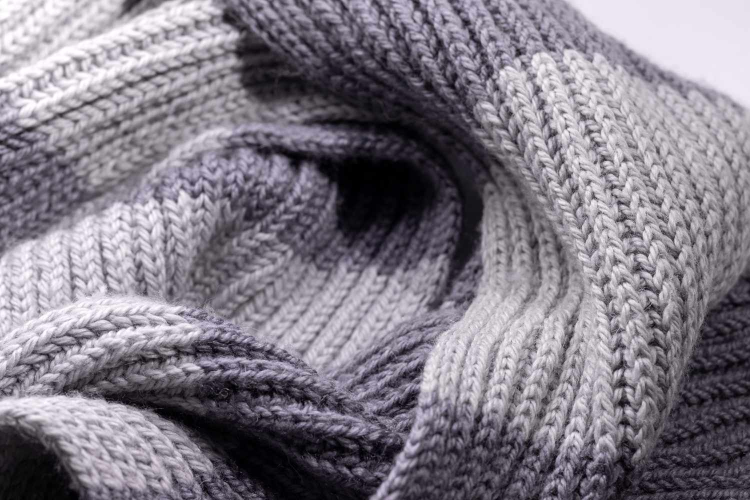
#> input picture unused/acrylic1.jpg, 1500 x 1000 px (shown at 1/2 size)
$ python -i predict_v2.py   (imports and definitions only)   (older library calls are emulated)
#> lines starting #> are read from the running program, lines starting #| are printed output that depends on the picture
import os
import cv2
import numpy as np
from skimage import feature
from skimage.filters import gabor
from skimage.color import rgb2gray
import joblib
import tkinter as tk
from tkinter import filedialog, messagebox
from PIL import Image, ImageTk

# Konstanta
IMG_SIZE = 224

# Kelas untuk ekstraksi fitur (salin dari kode asli)
class TextureFeatureExtractor:
    """Ekstraksi fitur tekstur untuk klasifikasi kain"""
    def __init__(self):
        self.scaler = None

    def extract_glcm_features(self, image):
        gray = rgb2gray(image) if len(image.shape) == 3 else image
        gray = (gray * 255).astype(np.uint8)
        distances = [1, 2, 3]
        angles = [0, 45, 90, 135]
        properties = ['contrast', 'correlation', 'homogeneity', 'energy']
        features = []
        for distance in distances:
            for angle in angles:
                glcm = feature.graycomatrix(gray, [distance], [np.radians(angle)],
                                            levels=256, symmetric=True, normed=True)
                for prop in properties:
                    features.append(feature.graycoprops(glcm, prop)[0, 0])
        return np.array(features)

    def extract_lbp_features(self, image):
        gray = rgb2gray(image) if len(image.shape) == 3 else image
        gray = (gray * 255).astype(np.uint8)
        radius = 3
        n_points = 8 * radius
        lbp = feature.local_binary_pattern(gray, n_points, radius, method='uniform')
        hist, _ = np.histogram(lbp.ravel(), bins=n_points + 2,
                               range=(0, n_points + 2), density=True)
        return hist

    def extract_gabor_features(self, image):
        gray = rgb2gray(image) if len(image.shape) == 3 else image
        features = []
        frequencies = [0.1, 0.3, 0.5]
        angles = [0, 45, 90, 135]
        for freq in frequencies:
            for angle in angles:
                filt_real, _ = gabor(gray, frequency=freq, theta=np.radians(angle))
                features.extend([
                    np.mean(filt_real),
                    np.var(filt_real),
                    np.std(filt_real)
                ])
        return np.array(features)

    def extract_color_features(self, image):
        if len(image.shape) == 3:
            features = []
            for channel in range(3):
                channel_data = image[:, :, channel].flatten()
                features.extend([
                    np.mean(channel_data),
                    np.std(channel_data),
                    np.mean((channel_data - np.mean(channel_data)) ** 3)
                ])
            for channel in range(3):
                hist, _ = np.histogram(image[:, :, channel], bins=32, range=(0, 1))
                features.extend(hist / np.sum(hist))
            return np.array(features)
        else:
            gray_data = image.flatten()
            features = [
                np.mean(gray_data),
                np.std(gray_data),
                np.mean((gray_data - np.mean(gray_data)) ** 3)
            ]
            hist, _ = np.histogram(image, bins=32, range=(0, 1))
            features.extend(hist / np.sum(hist))
            return np.array(features)

    def extract_all_features(self, image):
        glcm_features = self.extract_glcm_features(image)
        lbp_features = self.extract_lbp_features(image)
        gabor_features = self.extract_gabor_features(image)
        color_features = self.extract_color_features(image)
        return np.concatenate([glcm_features, lbp_features, gabor_features, color_features])

# [17 lines left out: function predict_new_image, not called in this run]

class FabricClassifierGUI:
    # [71 lines left out: functions __init__, select_image, main, not called in this run]

# [2 lines not run here, left out]

>>> import cv2
>>> picture = cv2.cvtColor(cv2.imread('acrylic1.jpg'), cv2.COLOR_BGR2RGB)
>>> result = TextureFeatureExtractor().extract_all_features(picture)
#> after the loop in extract_glcm_features, `for distance in distances:`: features = 48 values, max 396.7 at index 40, min 0.0187 at index 47, mean 56.53
#> in extract_all_features, `glcm_features = self.extract_glcm_features(image)`: glcm_features has the same summary as features in extract_glcm_features
#> in extract_lbp_features, `lbp = feature.local_binary_pattern(gray, n_points, radius, method='uni..`:
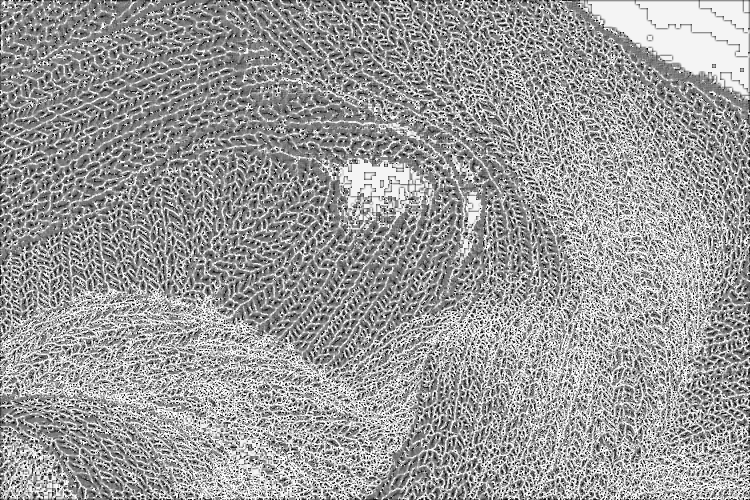
#> lbp: shape (1000, 1500) float64 (shown at 1/2 size); min 0, max 25, mean 15.2; drawn with min black and max white
#> in extract_lbp_features, `hist, _ = np.histogram(lbp.ravel(), bins=n_points + 2, range=(0, n_poi..`: hist = 26 values, max 0.218 at index 25, min 0.0107 at index 23, mean 0.0385
#> in extract_all_features, `lbp_features = self.extract_lbp_features(image)`: lbp_features has the same summary as hist in extract_lbp_features
#> after the loop in extract_gabor_features, `for freq in frequencies:`:
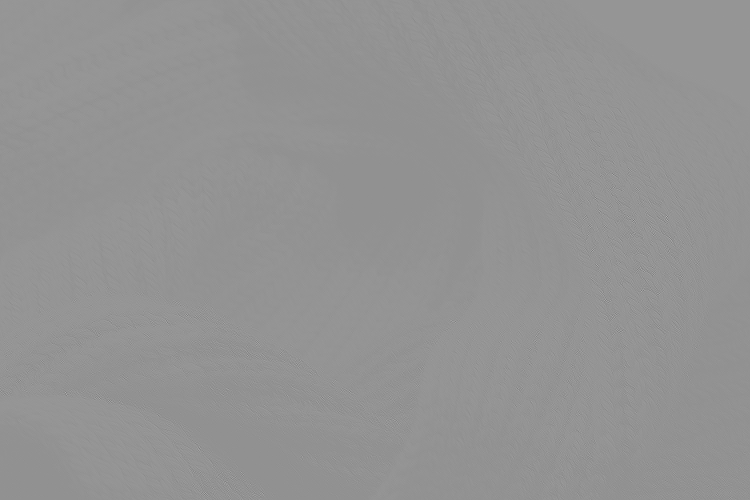
#> filt_real: shape (1000, 1500) float64 (shown at 1/2 size); min -0.0623, max 0.0471, mean 0.00101; drawn with min black and max white
#> after the loop in extract_gabor_features, `for freq in frequencies:`: features = 36 values, max 0.00801 at index 11, min 3.5e-06 at index 28, mean 0.00187
#> in extract_all_features, `gabor_features = self.extract_gabor_features(image)`: gabor_features has the same summary as features in extract_gabor_features
#> after the loop in extract_color_features, `for channel in range(3):`: features = [129.1, 65.39, -43760.4, 123.5, 64.95, -33796.9, 134, 65.32, -52843.5]
#> after the loop in extract_color_features, `for channel in range(3):`: features = 105 values, max 134 at index 6, min -52843.5 at index 8, mean -1236.3
#> in extract_all_features, `color_features = self.extract_color_features(image)`: color_features has the same summary as features in extract_color_features
#> result = 215 values, max 396.7 at index 40, min -52843.5 at index 118, mean -591.2
